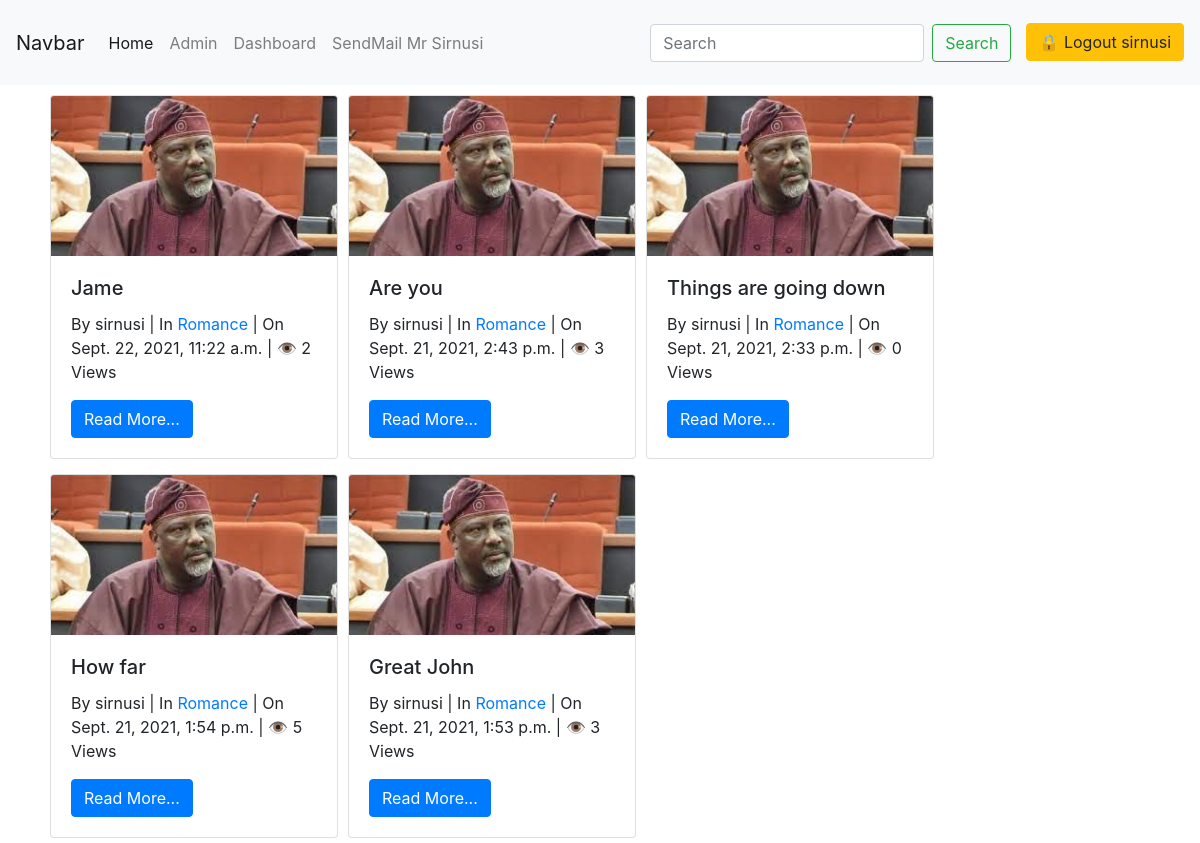
The app's page /books/ (signed in) with its own data.
### book_app/models.py (models this page shows, shortened)
class Book(models.Model):
    title = models.CharField(max_length=100)
    slug = models.SlugField()
    author = models.ForeignKey(User, on_delete=models.CASCADE)
    context = models.TextField()
    release_year = models.DateTimeField(auto_now_add=True)
    count = models.PositiveIntegerField(default=0)
    genre = models.ForeignKey(Genre, on_delete=models.CASCADE)
    image = models.ImageField(upload_to='profile_pics')
    class Meta:
        ordering = ['-release_year']

class Genre(models.Model):
    name = models.CharField(max_length=100)
    def __str__(self):
        return self.name

### book_app/views.py (the view)
# urls.py: path('', views.HomeView.as_view(), name='home'),
class HomeView(LoginRequiredMixin, ListView):
    model = Book
    template_name = 'book_app/home.html'
    def get_context_data(self, **kwargs):
        context = super().get_context_data(**kwargs)
        context['books'] = Book.objects.filter(author=self.request.user)
        return context

### book_app/templates/book_app/home.html (shortened to what this page needs)
<!DOCTYPE html>
{% extends 'book_app/base.html' %}
{% load static %}
{% block body_block %}
{% for book in books %}
    <div class="card" style="width: 18rem; margin: 10px 5px 5px 5px; float: left; ">
        <img src="{{ book.image.url }}" class="card-img-top" alt="NO">
        <div class="card-body">
            <h5 class="card-title">{{ book.title }}</h5>
            <div class="info">
                By <span>{{ book.author }}</span> | In <span><a href="{% url 'genre' book.genre %}">{{ book.genre }}</a></span> | On <span>{{ book.release_year }}</span> | &#x1f441 <span>{{ book.count }} View{{ book.count | pluralize }}</span>
            </div>
            <a href="{% url 'book_details' book.slug %}" class="btn btn-primary">Read More...</a>
        </div>
    </div>
{% empty %}
    <h3>There are no books, <a href="#">please write a book</a></h3>
{% endfor %}
{% endblock %}

### book_app/templates/book_app/base.html (shortened to what this page needs)
<!DOCTYPE html>
<html lang="en">
<head>
    <link rel="stylesheet" href="https://cdn.jsdelivr.net/npm/bootstrap@4.6.0/dist/css/bootstrap.min.css">
</head>
<body>
    <nav class="navbar navbar-expand-lg navbar-light bg-light">
        <a class="navbar-brand" href="#">Navbar</a>
        <div class="collapse navbar-collapse" id="navbarSupportedContent">
            <ul class="navbar-nav mr-auto">
                <li class="nav-item active">
                    <a class="nav-link" href="{% url 'home' %}">Home <span class="sr-only">(current)</span></a>
                </li>
                <li class="nav-item">
                    <a class="nav-link" target="_blank" href="{% url 'admin:index' %}">Admin</a>
                </li>
                <li class="nav-item">
                    <a class="nav-link" href="{% url 'dashboard' %}">Dashboard</a>
                </li>
                <li class="nav-item">
                    <a class="nav-link" href="{% url 'send_email' %}">SendMail Mr {{request.user | title}}</a>
                </li>
            </ul>
            <form id="search_id" action="{% url 'search_results' %}" method="GET" class="form-inline my-2 my-lg-0">
                <input id="search_id" name="q" class="form-control mr-sm-2" type="search" placeholder="Search" aria-label="Search">
                <button id="search_id" class="btn btn-outline-success my-2 my-sm-0" type="submit">Search</button>
            </form>
                {% if request.user.is_authenticated %}
                    <p><a class='btn btn-warning' style="margin: 15px 0px 0px 15px;" href="{% url 'logout' %}">&#128274 Logout {{request.user.username}}</a></p>
                {% else %}
                    <p><a class='btn btn-primary' style="margin: 15px 0px 0px 15px;" href="{% url 'login' %}">&#128275 Login</a></p>
                    <p><a class="btn btn-secondary" style="margin: 15px 0px 0px ;" href="{% url 'register_user' %}">Register</a></p>
                {% endif %}
        </div>
    </nav>
    <div class="container">
        {% block body_block %}
        {% endblock %}
    </div>
</body>
</html>

### records on screen
Book: image (picture), title "Jame", author "sirnusi", genre "Romance", release_year "Sept. 22, 2021, 11:22 a.m.", count "2", count|pluralize "s"
Book: image (picture), title "Are you", author "sirnusi", genre "Romance", release_year "Sept. 21, 2021, 2:43 p.m.", count "3", count|pluralize "s"
Book: image (picture), title "Things are going down", author "sirnusi", genre "Romance", release_year "Sept. 21, 2021, 2:33 p.m.", count "0", count|pluralize "s"
Book: image (picture), title "How far", author "sirnusi", genre "Romance", release_year "Sept. 21, 2021, 1:54 p.m.", count "5", count|pluralize "s"
Book: image (picture), title "Great John", author "sirnusi", genre "Romance", release_year "Sept. 21, 2021, 1:53 p.m.", count "3", count|pluralize "s"

### other values on screen
{{ request.user | title }} "Sirnusi"
{{ request.user.username }} "sirnusi"
